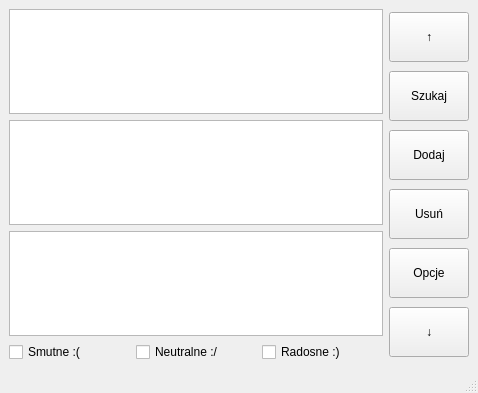
<?xml version="1.0" encoding="UTF-8"?>
<ui version="4.0">
 <class>MainWindow</class>
 <widget class="QMainWindow" name="MainWindow">
  <property name="enabled">
   <bool>true</bool>
  </property>
  <property name="geometry">
   <rect>
    <x>0</x>
    <y>0</y>
    <width>478</width>
    <height>393</height>
   </rect>
  </property>
  <property name="minimumSize">
   <size>
    <width>300</width>
    <height>300</height>
   </size>
  </property>
  <property name="maximumSize">
   <size>
    <width>2000</width>
    <height>2000</height>
   </size>
  </property>
  <property name="windowTitle">
   <string>Pamiętnik</string>
  </property>
  <property name="animated">
   <bool>true</bool>
  </property>
  <property name="documentMode">
   <bool>false</bool>
  </property>
  <widget class="QWidget" name="centralwidget">
   <layout class="QHBoxLayout" name="horizontalLayout_2">
    <item>
     <layout class="QVBoxLayout" name="verticalLayout_2">
      <item>
       <widget class="QTextEdit" name="textLista_pop">
        <property name="readOnly">
         <bool>true</bool>
        </property>
       </widget>
      </item>
      <item>
       <widget class="QTextEdit" name="textLista_akt">
        <property name="readOnly">
         <bool>true</bool>
        </property>
       </widget>
      </item>
      <item>
       <widget class="QTextEdit" name="textLista_nas">
        <property name="readOnly">
         <bool>true</bool>
        </property>
       </widget>
      </item>
      <item>
       <layout class="QHBoxLayout" name="horizontalLayout">
        <item>
         <widget class="QCheckBox" name="checkSmutne">
          <property name="text">
           <string>Smutne :(</string>
          </property>
         </widget>
        </item>
        <item>
         <widget class="QCheckBox" name="checkNeutralne">
          <property name="text">
           <string>Neutralne :/</string>
          </property>
         </widget>
        </item>
        <item>
         <widget class="QCheckBox" name="checkRadosne">
          <property name="text">
           <string>Radosne :)</string>
          </property>
         </widget>
        </item>
       </layout>
      </item>
     </layout>
    </item>
    <item>
     <layout class="QVBoxLayout" name="verticalLayout">
      <item>
       <widget class="QPushButton" name="btnPoprzedni">
        <property name="minimumSize">
         <size>
          <width>0</width>
          <height>50</height>
         </size>
        </property>
        <property name="text">
         <string>↑</string>
        </property>
       </widget>
      </item>
      <item>
       <widget class="QPushButton" name="btnSzukaj">
        <property name="minimumSize">
         <size>
          <width>0</width>
          <height>50</height>
         </size>
        </property>
        <property name="text">
         <string>Szukaj</string>
        </property>
       </widget>
      </item>
      <item>
       <widget class="QPushButton" name="btnDodajWpis">
        <property name="minimumSize">
         <size>
          <width>0</width>
          <height>50</height>
         </size>
        </property>
        <property name="text">
         <string>Dodaj</string>
        </property>
       </widget>
      </item>
      <item>
       <widget class="QPushButton" name="btnUsun">
        <property name="minimumSize">
         <size>
          <width>0</width>
          <height>50</height>
         </size>
        </property>
        <property name="text">
         <string>Usuń</string>
        </property>
       </widget>
      </item>
      <item>
       <widget class="QPushButton" name="btnOpcje">
        <property name="minimumSize">
         <size>
          <width>0</width>
          <height>50</height>
         </size>
        </property>
        <property name="text">
         <string>Opcje</string>
        </property>
       </widget>
      </item>
      <item>
       <widget class="QPushButton" name="btnNastepny">
        <property name="minimumSize">
         <size>
          <width>0</width>
          <height>50</height>
         </size>
        </property>
        <property name="text">
         <string>↓</string>
        </property>
       </widget>
      </item>
     </layout>
    </item>
   </layout>
  </widget>
  <widget class="QStatusBar" name="statusbar"/>
 </widget>
 <resources/>
 <connections/>
</ui>
